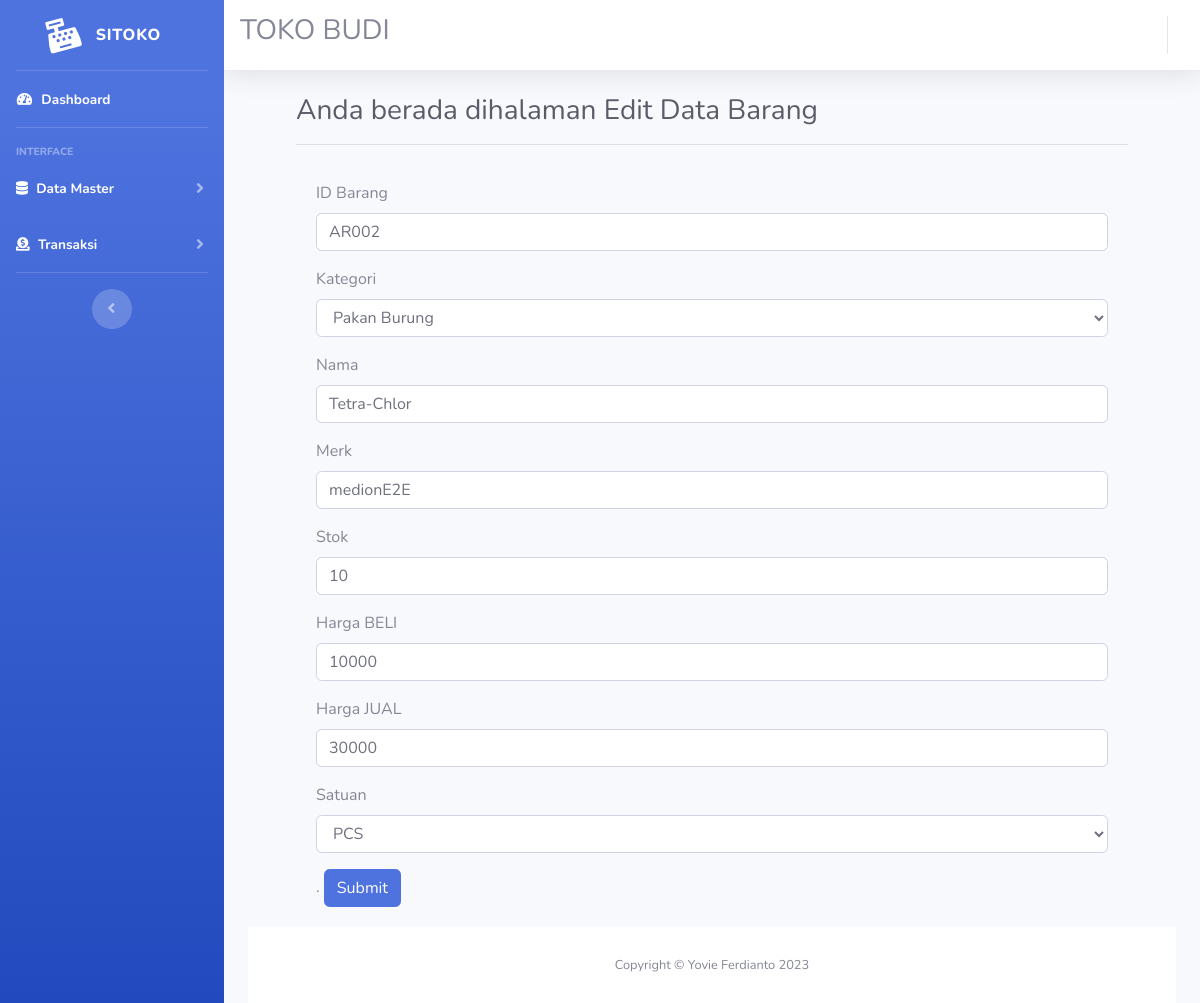
The page /sitoko/barang/edit_data.php?id=2 on the database its author committed.
### tables this page shows
CREATE TABLE `data_barang` (
  `id` int(50) NOT NULL,
  `id_barang` varchar(50) NOT NULL,
  `kategori` varchar(50) NOT NULL,
  `nama_barang` varchar(50) NOT NULL,
  `merk` varchar(50) NOT NULL,
  `stok` int(50) NOT NULL,
  `harga_beli` int(50) NOT NULL,
  `harga_jual` int(50) NOT NULL,
  `satuan` varchar(50) NOT NULL,
  `tgl_input` varchar(50) NOT NULL
);

### sitoko/barang/edit_data.php (the view, shortened to what this page needs)
<?php
    include('../koneksi.php');
    $row = $_GET["id"];
    $query = "SELECT * FROM data_barang WHERE id = $row LIMIT 1";
    $result = mysqli_query($connection, $query);
    $row = mysqli_fetch_array($result);
?>
<!DOCTYPE html>
<html lang="en">
<head>
    <link href="../vendor/fontawesome-free/css/all.min.css" rel="stylesheet" type="text/css">
    <link href="../css/sb-admin-2.min.css" rel="stylesheet">
    <link href="../vendor/datatables/dataTables.bootstrap4.min.css" rel="stylesheet">
</head>
<body id="page-top">
    <div id="wrapper">
        <ul class="navbar-nav bg-gradient-primary sidebar sidebar-dark accordion" id="accordionSidebar">
            <a class="sidebar-brand d-flex align-items-center justify-content-center" href="../index.php">
                <div class="sidebar-brand-icon rotate-n-15">
                    <i class="fas fa-cash-register"></i>
                </div>
                <div class="sidebar-brand-text mx-3">SITOKO</div>
            </a>
            <hr class="sidebar-divider my-0">
            <li class="nav-item active">
                <a class="nav-link" href="../index.php">
                    <i class="fas fa-fw fa-tachometer-alt"></i>
                    <span>Dashboard</span></a>
            </li>
            <hr class="sidebar-divider">
            <div class="sidebar-heading">
                Interface
            </div>
           <li class="nav-item active">
                <a class="nav-link collapsed" href="#" data-toggle="collapse" data-target="#datamaster"
                    aria-expanded="true" aria-controls="datamaster">
                    <i class="fas fa-database"></i>
                    <span>Data Master</span>
                </a>
            </li>
           <li class="nav-item active">
                <a class="nav-link collapsed" href="#" data-toggle="collapse" data-target="#transaksi"
                    aria-expanded="true" aria-controls="transaksi">
                    <i class="fas fa-donate"></i>
                    <span>Transaksi</span>
                </a>
            </li>
            <hr class="sidebar-divider d-none d-md-block">
            <div class="text-center d-none d-md-inline">
                <button class="rounded-circle border-0" id="sidebarToggle"></button>
            </div>
        </ul>
        <div id="content-wrapper" class="d-flex flex-column">
            <div id="content">
                <nav class="navbar navbar-expand navbar-light bg-white topbar mb-4 static-top shadow">
                    <div class="d-sm-flex align-items-center justify-content-between mb-2">
                         <h1 class="h3 mb-0 text-black-800">TOKO BUDI</h1>
                    </div>
                    <ul class="navbar-nav ml-auto">
                    </ul>
                </nav>
                <div class="container-fluid">
                <div class="container-fluid">
                <div class="container-fluid">
                <h1 class="h3 mb-2 text-gray-800">Anda berada dihalaman Edit Data Barang</h1>
                <hr>
                <div class="card-body">
                    <form action="edit.php" method="POST">
                        <div class="mb-3"><label for="id_barang">ID Barang</label><input class="form-control" value="<?php echo $row['id_barang'] ?>"  name="id_barang" type="text" placeholder="Masukan serial kode teks"></div>
                        <div class="mb-3">
                            <label for="kategori" value="<?php echo $row['kategori'] ?>">Kategori</label>
                            <select class="form-control"  value="<?php echo $row['kategori'] ?>" name="kategori" >
                                <option>Pakan Burung</option>
                            </select>
                        </div>
                        <div class="mb-3"><label for="nama_barang">Nama</label><input class="form-control" value="<?php echo $row['nama_barang'] ?>" name="nama_barang" type="text" placeholder="Masukan Nama Barang"></div>
                        <div class="mb-3"><label for="merk">Merk</label><input class="form-control" value="<?php echo $row['merk'] ?>" name="merk" type="text" placeholder="Masukan Merek Barang"></div>
                        <div class="mb-3"><label for="stok">Stok</label><input class="form-control" value="<?php echo $row['stok'] ?>" name="stok" type="int" placeholder="Masukan Stok Barang"></div>
                        <div class="mb-3"><label for="harga_beli">Harga BELI</label><input class="form-control" value="<?php echo $row['harga_beli'] ?>" name="harga_beli" type="text" placeholder="Masukan Harga BELI Barang"></div>
                        <div class="mb-3"><label for="harga_jual">Harga JUAL</label><input class="form-control" name="harga_jual" value="<?php echo $row['harga_jual'] ?>" type="text" placeholder="Masukan Harga JUAL Barang"></div>
                        <div class="mb-3">
                            <label for="satuan">Satuan</label><select class="form-control" value="<?php echo $row['satuan'] ?>" name="satuan">
                                <option>PCS</option>
                            </select>
                        </div>.
                        <button type="submit" class="btn btn-primary">Submit</button>
                    </form>
                </div>
                </div>
            </div>
            <footer class="sticky-footer bg-white">
                <div class="container my-auto">
                    <div class="copyright text-center my-auto">
                        <span>Copyright &copy; Yovie Ferdianto 2023</span>
                    </div>
                </div>
            </footer>
        </div>
    </div>
</body>
</html>

### rows shown on the page
data_barang: id_barang "AR002", kategori "Pakan Burung", nama_barang "Tetra-Chlor", merk "medionE2E", stok "10", harga_beli "10000", harga_jual "30000", satuan "PCS"
